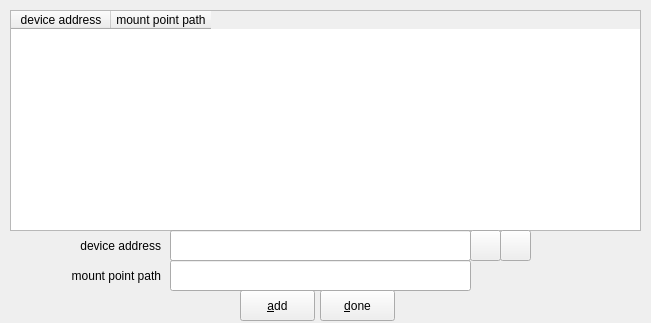
<?xml version="1.0" encoding="UTF-8"?>
<ui version="4.0">
 <class>managedevicenames</class>
 <widget class="QWidget" name="managedevicenames">
  <property name="geometry">
   <rect>
    <x>0</x>
    <y>0</y>
    <width>651</width>
    <height>323</height>
   </rect>
  </property>
  <property name="windowTitle">
   <string>manage favorites</string>
  </property>
  <widget class="QPushButton" name="pbAdd">
   <property name="geometry">
    <rect>
     <x>240</x>
     <y>290</y>
     <width>75</width>
     <height>31</height>
    </rect>
   </property>
   <property name="text">
    <string>&amp;add</string>
   </property>
  </widget>
  <widget class="QTableWidget" name="tableWidget">
   <property name="geometry">
    <rect>
     <x>10</x>
     <y>10</y>
     <width>631</width>
     <height>221</height>
    </rect>
   </property>
   <property name="editTriggers">
    <set>QAbstractItemView::NoEditTriggers</set>
   </property>
   <property name="tabKeyNavigation">
    <bool>false</bool>
   </property>
   <property name="showDropIndicator" stdset="0">
    <bool>false</bool>
   </property>
   <property name="dragDropOverwriteMode">
    <bool>false</bool>
   </property>
   <property name="selectionMode">
    <enum>QAbstractItemView::NoSelection</enum>
   </property>
   <property name="showGrid">
    <bool>false</bool>
   </property>
   <column>
    <property name="text">
     <string>device address</string>
    </property>
    <property name="textAlignment">
     <set>AlignHCenter|AlignVCenter|AlignCenter</set>
    </property>
   </column>
   <column>
    <property name="text">
     <string>mount point path</string>
    </property>
    <property name="textAlignment">
     <set>AlignHCenter|AlignVCenter|AlignCenter</set>
    </property>
   </column>
  </widget>
  <widget class="QLabel" name="labelName">
   <property name="geometry">
    <rect>
     <x>30</x>
     <y>230</y>
     <width>131</width>
     <height>31</height>
    </rect>
   </property>
   <property name="text">
    <string>device address</string>
   </property>
   <property name="alignment">
    <set>Qt::AlignRight|Qt::AlignTrailing|Qt::AlignVCenter</set>
   </property>
  </widget>
  <widget class="QLabel" name="labelDeviceAddress">
   <property name="geometry">
    <rect>
     <x>60</x>
     <y>260</y>
     <width>101</width>
     <height>31</height>
    </rect>
   </property>
   <property name="text">
    <string>mount point path</string>
   </property>
   <property name="alignment">
    <set>Qt::AlignRight|Qt::AlignTrailing|Qt::AlignVCenter</set>
   </property>
  </widget>
  <widget class="QLineEdit" name="lineEditMountPath">
   <property name="geometry">
    <rect>
     <x>170</x>
     <y>260</y>
     <width>301</width>
     <height>31</height>
    </rect>
   </property>
  </widget>
  <widget class="QLineEdit" name="lineEditDeviceAddress">
   <property name="geometry">
    <rect>
     <x>170</x>
     <y>230</y>
     <width>301</width>
     <height>31</height>
    </rect>
   </property>
  </widget>
  <widget class="QPushButton" name="pbDeviceAddress">
   <property name="geometry">
    <rect>
     <x>470</x>
     <y>230</y>
     <width>31</width>
     <height>31</height>
    </rect>
   </property>
   <property name="toolTip">
    <string>open partition dialog</string>
   </property>
   <property name="text">
    <string/>
   </property>
  </widget>
  <widget class="QPushButton" name="pbFileAddress">
   <property name="geometry">
    <rect>
     <x>500</x>
     <y>230</y>
     <width>31</width>
     <height>31</height>
    </rect>
   </property>
   <property name="toolTip">
    <string>open file dialog</string>
   </property>
   <property name="text">
    <string/>
   </property>
  </widget>
  <widget class="QPushButton" name="pbCancel">
   <property name="geometry">
    <rect>
     <x>320</x>
     <y>290</y>
     <width>75</width>
     <height>31</height>
    </rect>
   </property>
   <property name="text">
    <string>&amp;done</string>
   </property>
  </widget>
 </widget>
 <tabstops>
  <tabstop>tableWidget</tabstop>
  <tabstop>lineEditDeviceAddress</tabstop>
  <tabstop>pbDeviceAddress</tabstop>
  <tabstop>pbFileAddress</tabstop>
  <tabstop>lineEditMountPath</tabstop>
  <tabstop>pbAdd</tabstop>
  <tabstop>pbCancel</tabstop>
 </tabstops>
 <resources/>
 <connections/>
</ui>
